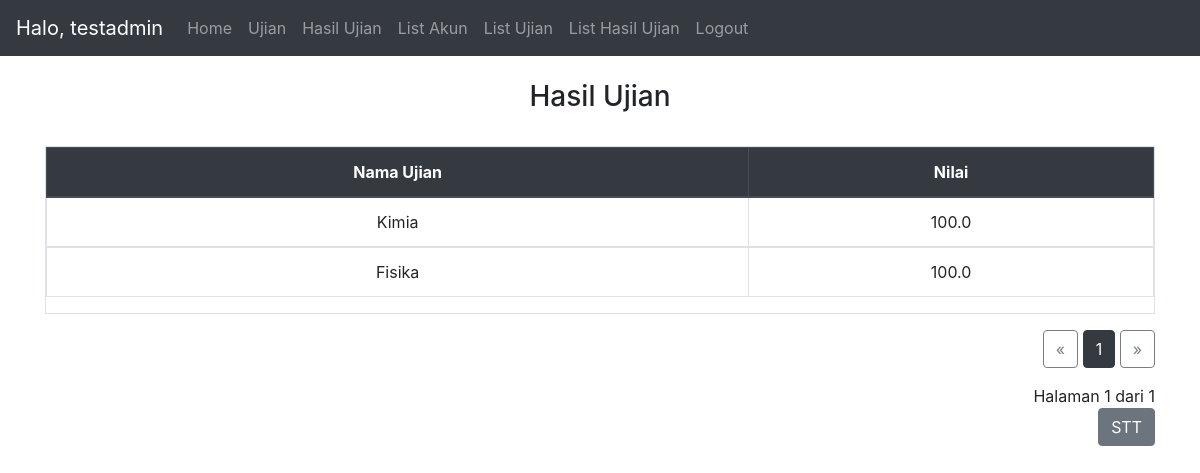
Before: /result/1 (signed in) with the older database file.
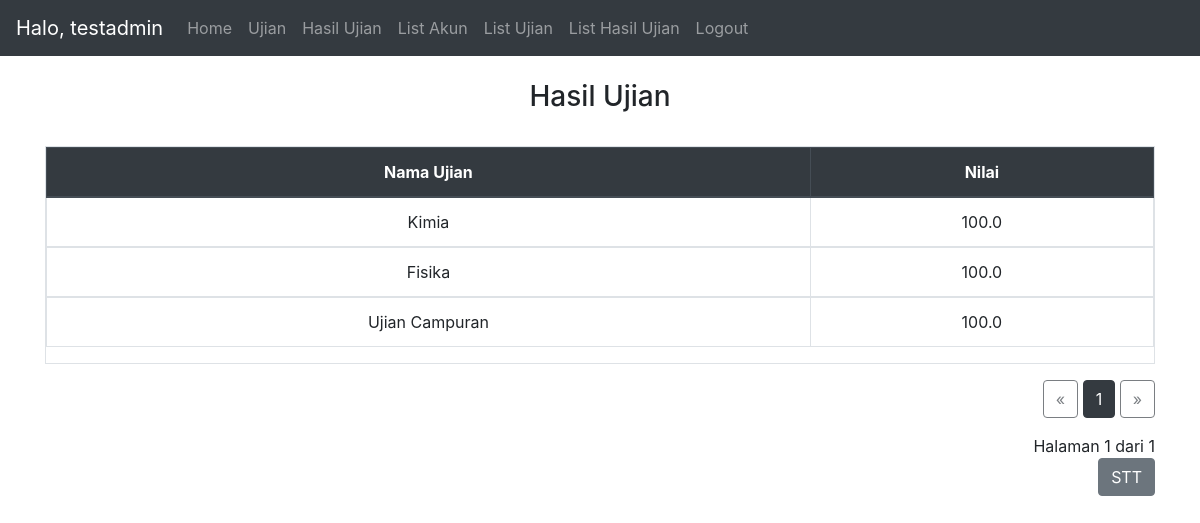
After: the same page with the newer database file.
### website/models.py (models this page shows)
class Result(db.Model):
    id = db.Column(db.Integer, primary_key=True)
    user_id = db.Column(db.Integer, db.ForeignKey('user.id'))
    user_name = db.Column(db.String(150))
    exam_id = db.Column(db.Integer, db.ForeignKey('exam.id'))
    exam_name = db.Column(db.String(150))
    grade = db.Column(db.Float)

### website/views.py (the view)
@views.route('/result/<page>', methods=['GET','POST'])
@login_required
def result(page):
    db_result = Result.query.filter_by(user_id=current_user.id).paginate(page=int(page), per_page=10)
    return render_template("result.html", user=current_user, results=db_result)

### website/__init__.py (called while the page is built)
def create_app():
    app = Flask(__name__)
    app.config['SECRET_KEY'] = 'secret key'
    app.config['SQLALCHEMY_DATABASE_URI'] = f'sqlite:///{DB_NAME}'
    db.init_app(app)
    from .views import views
    from .auth import auth
    app.register_blueprint(views, url_prefix='/')
    app.register_blueprint(auth, url_prefix='/')
    from .models import User, Note, Exam, Result, Question,UserAnswer #,Class
    with app.app_context():
        db.create_all()
    login_manager = LoginManager()
    login_manager.login_view = 'auth.login'
    login_manager.init_app(app)
    @login_manager.user_loader
    def load_user(id):
        return User.query.get(int(id))
    return app

### website/templates/result.html
{% extends "base.html" %} {% block title %}Hasil Ujian{% endblock %} {% block
    content %}
    <br>
    <h3 align="center">Hasil Ujian</h3>
    <br>
    <div class="table table-responsive table-hover table-bordered">
      <table class="table">
        <thead class="text-center thead-dark">
          <tr>
            <th>Nama Ujian</th>
            <th>Nilai</th>
          </tr>
        </thead>
        {% for result in results %}
        <tbody class="text-center">
          <td>{{result.exam_name}}</td>
          <td>{{result.grade}}</td>
        </tbody>
        {% endfor %}
      </table>
    </div>
    <div class="text-right">
      <a href="{{results.prev_num}}" class="btn btn-outline-dark {% if results.page == 1 %}disabled{% endif %}">&laquo;</a>
      {% for number in results.iter_pages(left_edge=1, right_edge=1, left_current=1, right_current=2) %}
        {% if number %}
          {% if results.page != number %}
            <span>
              <a class="btn btn-outline-dark"
                  href="{{number}}">
              {{number}}
              </a>
            </span>
          {% else %}
              <span class="btn btn-dark">{{number}}</span>
          {% endif %}
        {% else %}
        ...
        {% endif %}
      {% endfor %}
      <a href="{{results.next_num}}" class="btn btn-outline-dark {% if results.page == results.pages %}disabled{% endif %}">&raquo;</a>
      <p class="text-right mt-3">
        Halaman {{ results.page }} dari {{ results.pages }}
        <br><a class="btn btn-secondary" id="stt" href="/stt/nav">STT</a>
      </p>
    </div>
    {% endblock %}

Changed rows visible on the page:
added Result: exam_name "Ujian Campuran", grade "100.0"
